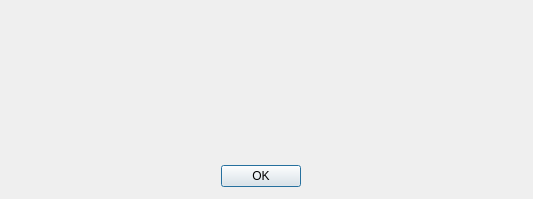
<?xml version="1.0" encoding="UTF-8"?>
<ui version="4.0">
 <class>Dialog</class>
 <widget class="QDialog" name="Dialog">
  <property name="geometry">
   <rect>
    <x>0</x>
    <y>0</y>
    <width>533</width>
    <height>199</height>
   </rect>
  </property>
  <property name="windowTitle">
   <string>Dialog</string>
  </property>
  <widget class="QDialogButtonBox" name="buttonBox">
   <property name="geometry">
    <rect>
     <x>210</x>
     <y>160</y>
     <width>91</width>
     <height>32</height>
    </rect>
   </property>
   <property name="orientation">
    <enum>Qt::Horizontal</enum>
   </property>
   <property name="standardButtons">
    <set>QDialogButtonBox::Ok</set>
   </property>
  </widget>
  <widget class="QLabel" name="labelWinner">
   <property name="geometry">
    <rect>
     <x>10</x>
     <y>20</y>
     <width>511</width>
     <height>31</height>
    </rect>
   </property>
   <property name="font">
    <font>
     <pointsize>12</pointsize>
    </font>
   </property>
   <property name="text">
    <string/>
   </property>
   <property name="alignment">
    <set>Qt::AlignCenter</set>
   </property>
  </widget>
 </widget>
 <resources/>
 <connections>
  <connection>
   <sender>buttonBox</sender>
   <signal>accepted()</signal>
   <receiver>Dialog</receiver>
   <slot>accept()</slot>
   <hints>
    <hint type="sourcelabel">
     <x>248</x>
     <y>254</y>
    </hint>
    <hint type="destinationlabel">
     <x>157</x>
     <y>274</y>
    </hint>
   </hints>
  </connection>
  <connection>
   <sender>buttonBox</sender>
   <signal>rejected()</signal>
   <receiver>Dialog</receiver>
   <slot>reject()</slot>
   <hints>
    <hint type="sourcelabel">
     <x>316</x>
     <y>260</y>
    </hint>
    <hint type="destinationlabel">
     <x>286</x>
     <y>274</y>
    </hint>
   </hints>
  </connection>
 </connections>
</ui>
